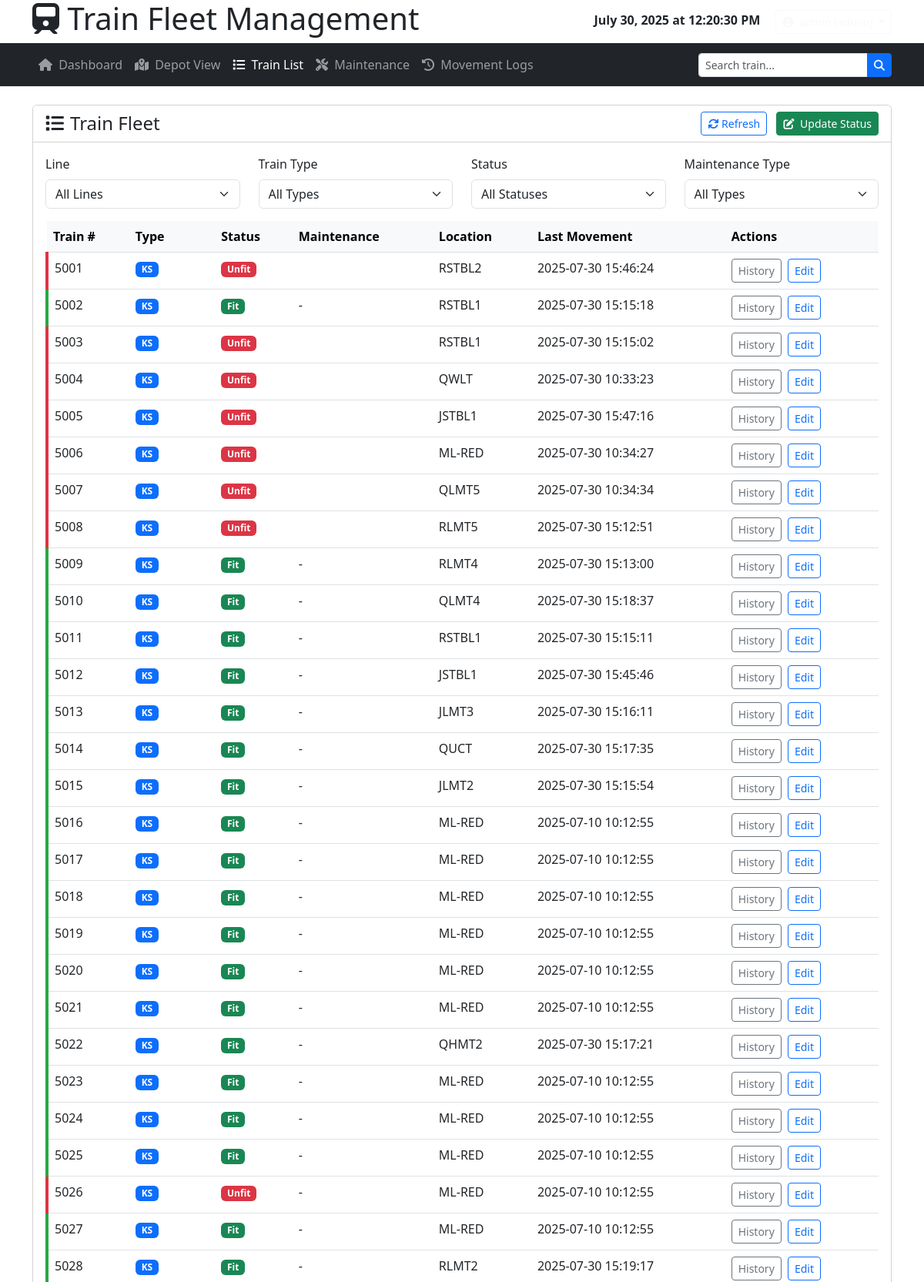
Screenshot of /trains (signed in, upper part) with the database file from the repository.
### tables this page shows
CREATE TABLE "trains" (
	"id"	INTEGER,
	"train_number"	TEXT NOT NULL UNIQUE,
	"type"	TEXT NOT NULL,
	"status"	TEXT NOT NULL,
	"maintenance_code"	TEXT,
	"track_id"	TEXT,
	"last_movement"	TIMESTAMP DEFAULT CURRENT_TIMESTAMP,
	PRIMARY KEY("id" AUTOINCREMENT),
	FOREIGN KEY("maintenance_code") REFERENCES "maintenance_types"("code"),
	FOREIGN KEY("track_id") REFERENCES "tracks"("track_id")
);

### app.py (the view)
@app.route('/trains')
def train_list():
    if 'username' not in session:
        return redirect(url_for('login'))
    db = get_db()
    c = db.cursor()
    line_filter = request.args.get('line', 'all')
    type_filter = request.args.get('type', 'all')
    status_filter = request.args.get('status', 'all')
    maintenance_filter = request.args.get('maintenance', 'all')
    query = """
        SELECT t.*, tr.depot_name, tr.location_name, tr.track_id as track_location,
               mt.description as maintenance_desc
        FROM trains t
        LEFT JOIN tracks tr ON t.track_id = tr.track_id
        LEFT JOIN maintenance_types mt ON t.maintenance_code = mt.code
    """
    conditions = []
    params = []
    if line_filter != 'all':
        conditions.append("tr.line = ?")
        params.append(line_filter)
    if type_filter != 'all':
        conditions.append("t.type = ?")
        params.append(type_filter)
    if status_filter != 'all':
        conditions.append("t.status = ?")
        params.append(status_filter)
    if maintenance_filter != 'all':
        conditions.append("t.maintenance_code = ?")
        params.append(maintenance_filter)
    if conditions:
        query += " WHERE " + " AND ".join(conditions)
    query += " ORDER BY t.train_number"
    c.execute(query, tuple(params))
    trains = c.fetchall()
    return render_template('train_list.html',
                          trains=trains,
                          filters={
                              'line': line_filter,
                              'type': type_filter,
                              'status': status_filter,
                              'maintenance': maintenance_filter
                          },
                          username=session['username'],
                          role=session['role'],
                          datetime=datetime)

### app.py (called while the page is built)
def get_db():
    if 'db' not in g:
        g.db = sqlite3.connect(app.config['DATABASE'])
        g.db.row_factory = sqlite3.Row
    return g.db

### templates/train_list.html (shortened to what this page needs)
<!DOCTYPE html>
<html lang="en">
<head>
    <link href="https://cdn.jsdelivr.net/npm/bootstrap@5.3.0/dist/css/bootstrap.min.css" rel="stylesheet">
    <link rel="stylesheet" href="https://cdnjs.cloudflare.com/ajax/libs/font-awesome/6.4.0/css/all.min.css">
</head>
<body>
    <header class="dashboard-header">
        <div class="container">
            <div class="row align-items-center">
                <div class="col-md-6">
                    <h1><i class="fas fa-train"></i> Train Fleet Management</h1>
                </div>
                <div class="col-md-6 text-end">
                    <div class="d-inline-block me-3">
                        <span id="current-time" class="fw-bold">{{ datetime.now().strftime('%Y-%m-%d %H:%M:%S') }}</span>
                    </div>
                    <div class="btn-group">
                        <button class="btn btn-outline-light btn-sm dropdown-toggle" type="button" data-bs-toggle="dropdown">
                            <i class="fas fa-user-circle me-1"></i> {{ username }} ({{ role }})
                        </button>
                    </div>
                </div>
            </div>
        </div>
    </header>
    <nav class="navbar navbar-expand-lg navbar-dark bg-dark">
        <div class="container">
            <div class="collapse navbar-collapse" id="mainNav">
                <ul class="navbar-nav me-auto">
                    <li class="nav-item">
                        <a class="nav-link" href="/"><i class="fas fa-home me-1"></i> Dashboard</a>
                    </li>
                    <li class="nav-item">
                        <a class="nav-link" href="#depot-view"><i class="fas fa-map-marked-alt me-1"></i> Depot View</a>
                    </li>
                    <li class="nav-item">
                        <a class="nav-link active" href="/trains"><i class="fas fa-list me-1"></i> Train List</a>
                    </li>
                    <li class="nav-item">
                        <a class="nav-link" href="#maintenance"><i class="fas fa-tools me-1"></i> Maintenance</a>
                    </li>
                    <li class="nav-item">
                        <a class="nav-link" href="#movement-logs"><i class="fas fa-history me-1"></i> Movement Logs</a>
                    </li>
                </ul>
                <form class="d-flex">
                    <div class="input-group">
                        <input type="text" class="form-control form-control-sm" placeholder="Search train...">
                        <button class="btn btn-primary btn-sm" type="submit"><i class="fas fa-search"></i></button>
                    </div>
                </form>
            </div>
        </div>
    </nav>
    <div class="container my-4">
        <div class="card">
            <div class="card-header bg-white">
                <div class="d-flex justify-content-between align-items-center">
                    <h4 class="mb-0"><i class="fas fa-list me-2"></i>Train Fleet</h4>
                    <div>
                        <button class="btn btn-sm btn-outline-primary me-2"><i class="fas fa-sync"></i> Refresh</button>
                        {% if role == 'admin' %}
                        <a href="{{ url_for('update_train', train_number='5001') }}" class="btn btn-sm btn-success">
                            <i class="fas fa-edit me-1"></i> Update Status
                        </a>
                        {% endif %}
                    </div>
                </div>
            </div>
            <div class="card-body">
                <div class="row mb-3">
                    <div class="col-md-3">
                        <form method="GET">
                            <label class="form-label">Line</label>
                            <select class="form-select" name="line" onchange="this.form.submit()">
                                <option value="all" {% if filters.line == 'all' %}selected{% endif %}>All Lines</option>
                            </select>
                        </form>
                    </div>
                    <div class="col-md-3">
                        <form method="GET">
                            <label class="form-label">Train Type</label>
                            <select class="form-select" name="type" onchange="this.form.submit()">
                                <option value="all" {% if filters.type == 'all' %}selected{% endif %}>All Types</option>
                            </select>
                        </form>
                    </div>
                    <div class="col-md-3">
                        <form method="GET">
                            <label class="form-label">Status</label>
                            <select class="form-select" name="status" onchange="this.form.submit()">
                                <option value="all" {% if filters.status == 'all' %}selected{% endif %}>All Statuses</option>
                            </select>
                        </form>
                    </div>
                    <div class="col-md-3">
                        <form method="GET">
                            <label class="form-label">Maintenance Type</label>
                            <select class="form-select" name="maintenance" onchange="this.form.submit()">
                                <option value="all" {% if filters.maintenance == 'all' %}selected{% endif %}>All Types</option>
                            </select>
                        </form>
                    </div>
                </div>
                <div class="table-responsive">
                    <table class="table table-hover">
                        <thead class="table-light">
                            <tr>
                                <th>Train #</th>
                                <th>Type</th>
                                <th>Status</th>
                                <th>Maintenance</th>
                                <th>Location</th>
                                <th>Last Movement</th>
                                <th>Actions</th>
                            </tr>
                        </thead>
                        <tbody>
                            {% for train in trains %}
                            <tr class="train-list-item
                                {% if train['status'] == 'Fit' %}status-fit
                                {% elif train['maintenance_code'] == 'CM' %}status-cm
                                {% elif train['maintenance_code'] == 'PM_14D' %}status-pm14d
                                {% elif train['maintenance_code'] == '28-Day PM' %}status-pm28d
                                {% elif train['maintenance_code'] == '19K PM' %}status-pm19k
                                {% else %}status-unfit{% endif %}">
                                <td><span class="train-number">{{ train['train_number'] }}</span></td>
                                <td>
                                    {% if train['type'] == 'KS' %}
                                    <span class="badge bg-primary">KS</span>
                                    {% else %}
                                    <span class="badge bg-info">Alstom</span>
                                    {% endif %}
                                </td>
                                <td>
                                    {% if train['status'] == 'Fit' %}
                                    <span class="badge bg-success">Fit</span>
                                    {% else %}
                                    <span class="badge bg-danger">Unfit</span>
                                    {% endif %}
                                </td>
                                <td>
                                    {% if train['maintenance_code'] %}
                                    <span class="badge
                                        ">
                                    </span>
                                    {% else %}
                                    -
                                    {% endif %}
                                </td>
                                <td>{{ train['track_id'] }}</td>
                                <td>{{ train['last_movement'] }}</td>
                                <td>
                                    <a href="/train_history/{{ train['train_number'] }}" class="btn btn-sm btn-outline-secondary">History</a>
                                    {% if role == 'admin' %}
                                    <a href="/update_train/{{ train['train_number'] }}" class="btn btn-sm btn-outline-primary ms-1">Edit</a>
                                    {% endif %}
                                </td>
                            </tr>
                            {% endfor %}
                        </tbody>
                    </table>
                </div>
            </div>
        </div>
    </div>
</body>
</html>

### templates/train_list.html (style rules this page uses)
:root { --fit-status: #28a745; --unfit-status: #dc3545; --cm-status: #ffc107; --pm14d-status: #fd7e14; --pm28d-status: #6f42c1; --pm19k-status: #20c997; --ks-train: #0d6efd; --alstom-train: #6610f2; }
.status-fit { border-left: 4px solid var(--fit-status); }
.status-unfit { border-left: 4px solid var(--unfit-status); }

### rows the page displays
trains: train_number "5001", type "KS", status "Unfit", track_id "RSTBL2", last_movement "2025-07-30 15:46:24"
trains: train_number "5002", type "KS", status "Fit", track_id "RSTBL1", last_movement "2025-07-30 15:15:18"
trains: train_number "5003", type "KS", status "Unfit", track_id "RSTBL1", last_movement "2025-07-30 15:15:02"
trains: train_number "5004", type "KS", status "Unfit", track_id "QWLT", last_movement "2025-07-30 10:33:23"
trains: train_number "5005", type "KS", status "Unfit", track_id "JSTBL1", last_movement "2025-07-30 15:47:16"
trains: train_number "5006", type "KS", status "Unfit", track_id "ML-RED", last_movement "2025-07-30 10:34:27"
trains: train_number "5007", type "KS", status "Unfit", track_id "QLMT5", last_movement "2025-07-30 10:34:34"
trains: train_number "5008", type "KS", status "Unfit", track_id "RLMT5", last_movement "2025-07-30 15:12:51"
trains: train_number "5009", type "KS", status "Fit", track_id "RLMT4", last_movement "2025-07-30 15:13:00"
trains: train_number "5010", type "KS", status "Fit", track_id "QLMT4", last_movement "2025-07-30 15:18:37"
trains: train_number "5011", type "KS", status "Fit", track_id "RSTBL1", last_movement "2025-07-30 15:15:11"
trains: train_number "5012", type "KS", status "Fit", track_id "JSTBL1", last_movement "2025-07-30 15:45:46"
trains: train_number "5013", type "KS", status "Fit", track_id "JLMT3", last_movement "2025-07-30 15:16:11"
trains: train_number "5014", type "KS", status "Fit", track_id "QUCT", last_movement "2025-07-30 15:17:35"
trains: train_number "5015", type "KS", status "Fit", track_id "JLMT2", last_movement "2025-07-30 15:15:54"
trains: train_number "5016", type "KS", status "Fit", track_id "ML-RED", last_movement "2025-07-10 10:12:55"
trains: train_number "5017", type "KS", status "Fit", track_id "ML-RED", last_movement "2025-07-10 10:12:55"
trains: train_number "5018", type "KS", status "Fit", track_id "ML-RED", last_movement "2025-07-10 10:12:55"
trains: train_number "5019", type "KS", status "Fit", track_id "ML-RED", last_movement "2025-07-10 10:12:55"
trains: train_number "5020", type "KS", status "Fit", track_id "ML-RED", last_movement "2025-07-10 10:12:55"
trains: train_number "5021", type "KS", status "Fit", track_id "ML-RED", last_movement "2025-07-10 10:12:55"
trains: train_number "5022", type "KS", status "Fit", track_id "QHMT2", last_movement "2025-07-30 15:17:21"
trains: train_number "5023", type "KS", status "Fit", track_id "ML-RED", last_movement "2025-07-10 10:12:55"
trains: train_number "5024", type "KS", status "Fit", track_id "ML-RED", last_movement "2025-07-10 10:12:55"
trains: train_number "5025", type "KS", status "Fit", track_id "ML-RED", last_movement "2025-07-10 10:12:55"
trains: train_number "5026", type "KS", status "Unfit", track_id "ML-RED", last_movement "2025-07-10 10:12:55"
trains: train_number "5027", type "KS", status "Fit", track_id "ML-RED", last_movement "2025-07-10 10:12:55"
trains: train_number "5028", type "KS", status "Fit", track_id "RLMT2", last_movement "2025-07-30 15:19:17"
